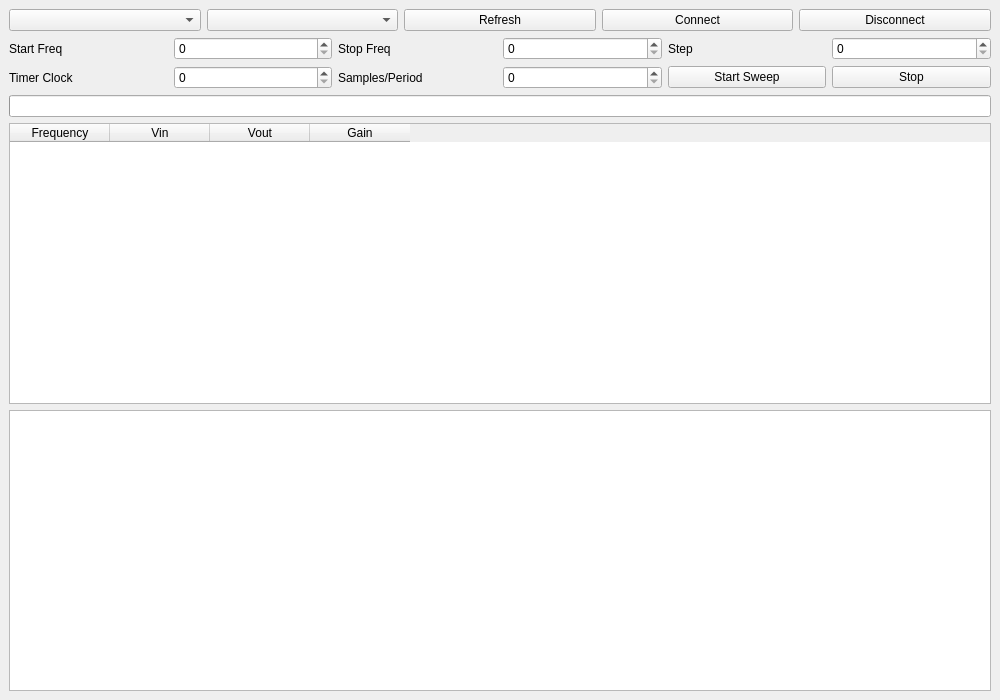
<?xml version="1.0" encoding="UTF-8"?>
<ui version="4.0">
 <class>MainWindow</class>
 <widget class="QMainWindow" name="MainWindow">
  <property name="geometry">
   <rect>
    <x>0</x>
    <y>0</y>
    <width>1000</width>
    <height>700</height>
   </rect>
  </property>
  <property name="windowTitle">
   <string>STM32 Bode Sweep</string>
  </property>
  <widget class="QWidget" name="centralwidget">
   <layout class="QVBoxLayout" name="verticalLayout">
    <item>
     <layout class="QHBoxLayout" name="topLayout">
      <item>
       <widget class="QComboBox" name="portComboBox"/>
      </item>
      <item>
       <widget class="QComboBox" name="baudComboBox"/>
      </item>
      <item>
       <widget class="QPushButton" name="refreshButton">
        <property name="text">
         <string>Refresh</string>
        </property>
       </widget>
      </item>
      <item>
       <widget class="QPushButton" name="connectButton">
        <property name="text">
         <string>Connect</string>
        </property>
       </widget>
      </item>
      <item>
       <widget class="QPushButton" name="disconnectButton">
        <property name="text">
         <string>Disconnect</string>
        </property>
       </widget>
      </item>
     </layout>
    </item>
    <item>
     <layout class="QGridLayout" name="gridLayout">
      <item row="0" column="0">
       <widget class="QLabel" name="label1">
        <property name="text">
         <string>Start Freq</string>
        </property>
       </widget>
      </item>
      <item row="0" column="1">
       <widget class="QDoubleSpinBox" name="startFreqSpinBox">
        <property name="decimals">
         <number>0</number>
        </property>
        <property name="maximum">
         <double>500000.000000000000000</double>
        </property>
       </widget>
      </item>
      <item row="0" column="2">
       <widget class="QLabel" name="label2">
        <property name="text">
         <string>Stop Freq</string>
        </property>
       </widget>
      </item>
      <item row="0" column="3">
       <widget class="QDoubleSpinBox" name="stopFreqSpinBox">
        <property name="decimals">
         <number>0</number>
        </property>
        <property name="maximum">
         <double>5000000.000000000000000</double>
        </property>
       </widget>
      </item>
      <item row="0" column="4">
       <widget class="QLabel" name="label3">
        <property name="text">
         <string>Step</string>
        </property>
       </widget>
      </item>
      <item row="0" column="5">
       <widget class="QDoubleSpinBox" name="stepFreqSpinBox">
        <property name="decimals">
         <number>0</number>
        </property>
        <property name="maximum">
         <double>5000000.000000000000000</double>
        </property>
       </widget>
      </item>
      <item row="1" column="0">
       <widget class="QLabel" name="label4">
        <property name="text">
         <string>Timer Clock</string>
        </property>
       </widget>
      </item>
      <item row="1" column="1">
       <widget class="QDoubleSpinBox" name="timerClockSpinBox">
        <property name="decimals">
         <number>0</number>
        </property>
        <property name="maximum">
         <double>2000000000.000000000000000</double>
        </property>
       </widget>
      </item>
      <item row="1" column="2">
       <widget class="QLabel" name="label5">
        <property name="text">
         <string>Samples/Period</string>
        </property>
       </widget>
      </item>
      <item row="1" column="3">
       <widget class="QSpinBox" name="samplesSpinBox"/>
      </item>
      <item row="1" column="4">
       <widget class="QPushButton" name="startButton">
        <property name="text">
         <string>Start Sweep</string>
        </property>
       </widget>
      </item>
      <item row="1" column="5">
       <widget class="QPushButton" name="stopButton">
        <property name="text">
         <string>Stop</string>
        </property>
       </widget>
      </item>
     </layout>
    </item>
    <item>
     <widget class="QProgressBar" name="progressBar"/>
    </item>
    <item>
     <layout class="QHBoxLayout" name="contentLayout">
      <item>
       <layout class="QVBoxLayout" name="plotLayout"/>
      </item>
      <item>
       <layout class="QVBoxLayout" name="rightLayout">
        <item>
         <widget class="QTableWidget" name="resultTable">
          <property name="columnCount">
           <number>4</number>
          </property>
          <column>
           <property name="text">
            <string>Frequency</string>
           </property>
          </column>
          <column>
           <property name="text">
            <string>Vin</string>
           </property>
          </column>
          <column>
           <property name="text">
            <string>Vout</string>
           </property>
          </column>
          <column>
           <property name="text">
            <string>Gain</string>
           </property>
          </column>
         </widget>
        </item>
        <item>
         <widget class="QTextEdit" name="logTextEdit"/>
        </item>
       </layout>
      </item>
     </layout>
    </item>
   </layout>
  </widget>
 </widget>
 <resources/>
 <connections/>
</ui>
